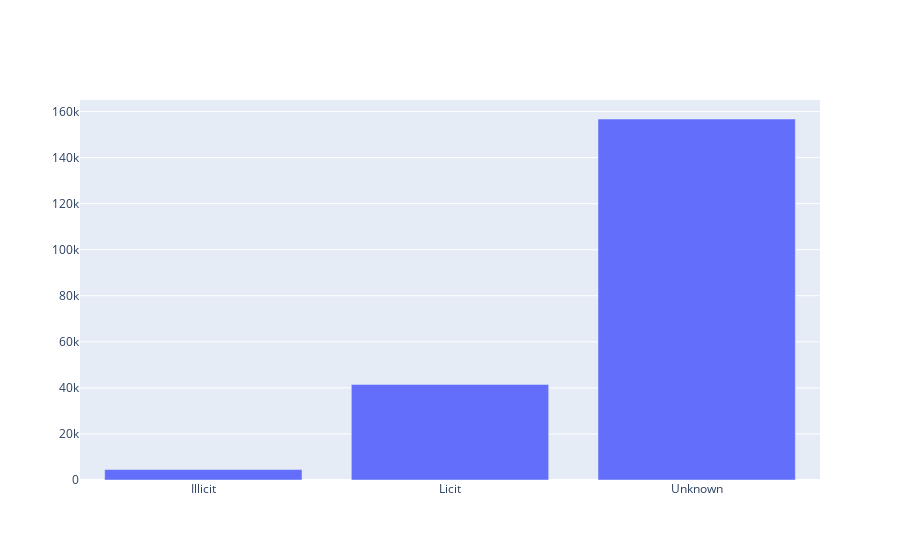

Notebook code cell kept with this figure:
### Markdown cell above
Classes and the corresponding amount of transactions

### Code cell
txs_by_class = merge_feats_class.groupby('class').count()
txs_by_class
_x = ["Illicit", "Licit", "Unknown"]

d = {
    "Illicit":'blue',
    "Licit": 'red',
    "Unknown":'yellow'
}

merge_feats_class['class'].value_counts()

#plt.bar(['Ilicit', 'Licit', 'Unknown'], txs_by_class['txId'].values, color=['blue', 'red', 'yellow'] )
data = [go.Bar(x=_x,
            y=txs_by_class['txId'].values)]

plotly.offline.iplot(data, filename='jupyter-txs_per_class')

### Figure 1 — Plotly figure (JSON) as saved in the notebook; plotly's stock layout.template omitted (floating-point values rounded to 4 significant figures)
{"data": [{"type": "bar", "x": ["Illicit", "Licit", "Unknown"], "y": [4545, 41500, 156759]}], "layout": {}}
